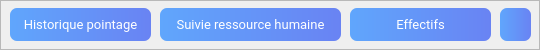
            <widget class="QFrame" name="MenuCache">
             <property name="minimumSize">
              <size>
               <width>0</width>
               <height>50</height>
              </size>
             </property>
             <property name="styleSheet">
              <string notr="true">QFrame#MenuCache{
	border-radius:4px;
	background-color: rgb(255, 255, 255);
}

QPushButton{
	color:#fff;
	border-radius:7px;
	background-color: qlineargradient(spread:pad, x1:0, y1:0, x2:1, y2:0, stop:0 rgba(96, 166, 252, 255), stop:1 rgba(105, 131, 243, 255));

}
QPushButton:pressed{
background-color: qlineargradient(spread:pad, x1:0, y1:0, x2:1, y2:0, stop:0 rgba(104, 176, 255, 255), stop:1 rgba(115, 141, 253, 255));
}</string>
             </property>
             <property name="frameShape">
              <enum>QFrame::StyledPanel</enum>
             </property>
             <property name="frameShadow">
              <enum>QFrame::Raised</enum>
             </property>
             <widget class="QPushButton" name="HistoriqueBtn">
              <property name="geometry">
               <rect>
                <x>10</x>
                <y>8</y>
                <width>141</width>
                <height>33</height>
               </rect>
              </property>
              <property name="font">
               <font>
                <family>Roboto</family>
                <pointsize>10</pointsize>
               </font>
              </property>
              <property name="text">
               <string>Historique pointage</string>
              </property>
              <property name="icon">
               <iconset resource="img.qrc">
                <normaloff>:/BlancIcone/Images/BlancIcon/clock.svg</normaloff>:/BlancIcone/Images/BlancIcon/clock.svg</iconset>
              </property>
             </widget>
             <widget class="QPushButton" name="SuivieEmployer">
              <property name="geometry">
               <rect>
                <x>160</x>
                <y>8</y>
                <width>181</width>
                <height>33</height>
               </rect>
              </property>
              <property name="font">
               <font>
                <family>Roboto</family>
                <pointsize>10</pointsize>
               </font>
              </property>
              <property name="text">
               <string>Suivie ressource humaine</string>
              </property>
              <property name="icon">
               <iconset resource="img.qrc">
                <normaloff>:/BlancIcone/Images/BlancIcon/trending-up.svg</normaloff>:/BlancIcone/Images/BlancIcon/trending-up.svg</iconset>
              </property>
             </widget>
             <widget class="QPushButton" name="EmployerBtn">
              <property name="geometry">
               <rect>
                <x>350</x>
                <y>8</y>
                <width>141</width>
                <height>33</height>
               </rect>
              </property>
              <property name="font">
               <font>
                <family>Roboto</family>
                <pointsize>10</pointsize>
               </font>
              </property>
              <property name="text">
               <string>Effectifs</string>
              </property>
              <property name="icon">
               <iconset resource="img.qrc">
                <normaloff>:/BlancIcone/Images/BlancIcon/users.svg</normaloff>:/BlancIcone/Images/BlancIcon/users.svg</iconset>
              </property>
             </widget>
             <widget class="QPushButton" name="AddEmployerBtn">
              <property name="geometry">
               <rect>
                <x>500</x>
                <y>8</y>
                <width>31</width>
                <height>33</height>
               </rect>
              </property>
              <property name="font">
               <font>
                <family>Roboto</family>
                <pointsize>10</pointsize>
               </font>
              </property>
              <property name="text">
               <string/>
              </property>
              <property name="icon">
               <iconset resource="img.qrc">
                <normaloff>:/BlancIcone/Images/BlancIcon/user-plus.svg</normaloff>:/BlancIcone/Images/BlancIcon/user-plus.svg</iconset>
              </property>
             </widget>
            </widget>
